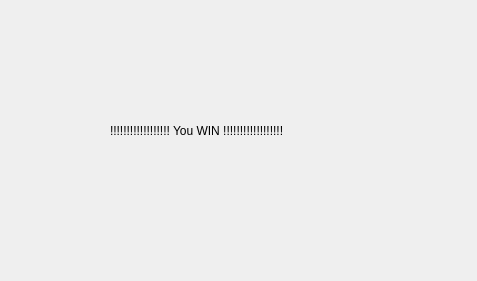
<?xml version="1.0" encoding="UTF-8"?>
<ui version="4.0">
 <class>SendConfirmWindow</class>
 <widget class="QDialog" name="SendConfirmWindow">
  <property name="windowModality">
   <enum>Qt::ApplicationModal</enum>
  </property>
  <property name="geometry">
   <rect>
    <x>0</x>
    <y>0</y>
    <width>477</width>
    <height>281</height>
   </rect>
  </property>
  <property name="windowTitle">
   <string>Dialog</string>
  </property>
  <widget class="QLabel" name="label">
   <property name="geometry">
    <rect>
     <x>110</x>
     <y>110</y>
     <width>291</width>
     <height>41</height>
    </rect>
   </property>
   <property name="text">
    <string>!!!!!!!!!!!!!!!!!! You WIN !!!!!!!!!!!!!!!!!!</string>
   </property>
  </widget>
 </widget>
 <resources/>
 <connections/>
</ui>
